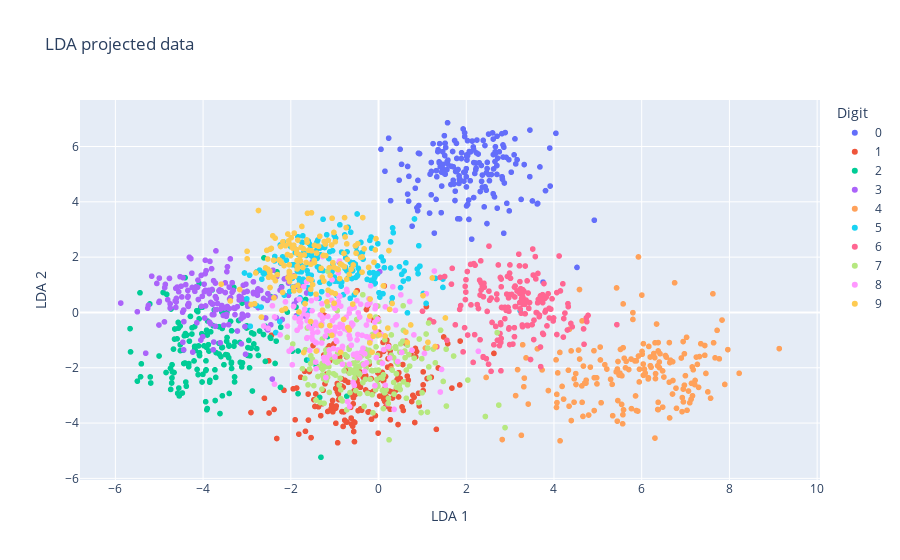

This figure's notebook cell:
### Code cell
from sklearn.discriminant_analysis import LinearDiscriminantAnalysis
lda = LinearDiscriminantAnalysis(n_components=2)
data_lda = lda.fit_transform(data, target)

df_lda = pd.DataFrame({'target': map(lambda x : str(x),target), 'x': data_lda[:, 0], 'y': data_lda[:, 1]})
fig = px.scatter(df_lda, x="x", y="y", color="target", title ="LDA projected data", labels={'x': 'LDA 1', 'y': 'LDA 2', 'target': 'Digit'})
fig.show()

### Figure 1 — Plotly figure (JSON) as saved in the notebook; plotly's stock layout.template omitted (floating-point values rounded to 4 significant figures; data arrays with more than 128 entries replaced by an {"elided": "..."} marker saying what was removed)
{"data": [{"hovertemplate": "Digit=0<br>LDA 1=%{x}<br>LDA 2=%{y}<extra></extra>", "legendgroup": "0", "marker": {"color": "#636efa", "symbol": "circle"}, "mode": "markers", "name": "0", "showlegend": true, "type": "scattergl", "x": {"elided": "178 float values"}, "xaxis": "x", "y": {"elided": "178 float values"}, "yaxis": "y"}, {"hovertemplate": "Digit=1<br>LDA 1=%{x}<br>LDA 2=%{y}<extra></extra>", "legendgroup": "1", "marker": {"color": "#EF553B", "symbol": "circle"}, "mode": "markers", "name": "1", "showlegend": true, "type": "scattergl", "x": {"elided": "182 float values"}, "xaxis": "x", "y": {"elided": "182 float values"}, "yaxis": "y"}, {"hovertemplate": "Digit=2<br>LDA 1=%{x}<br>LDA 2=%{y}<extra></extra>", "legendgroup": "2", "marker": {"color": "#00cc96", "symbol": "circle"}, "mode": "markers", "name": "2", "showlegend": true, "type": "scattergl", "x": {"elided": "177 float values"}, "xaxis": "x", "y": {"elided": "177 float values"}, "yaxis": "y"}, {"hovertemplate": "Digit=3<br>LDA 1=%{x}<br>LDA 2=%{y}<extra></extra>", "legendgroup": "3", "marker": {"color": "#ab63fa", "symbol": "circle"}, "mode": "markers", "name": "3", "showlegend": true, "type": "scattergl", "x": {"elided": "183 float values"}, "xaxis": "x", "y": {"elided": "183 float values"}, "yaxis": "y"}, {"hovertemplate": "Digit=4<br>LDA 1=%{x}<br>LDA 2=%{y}<extra></extra>", "legendgroup": "4", "marker": {"color": "#FFA15A", "symbol": "circle"}, "mode": "markers", "name": "4", "showlegend": true, "type": "scattergl", "x": {"elided": "181 float values"}, "xaxis": "x", "y": {"elided": "181 float values"}, "yaxis": "y"}, {"hovertemplate": "Digit=5<br>LDA 1=%{x}<br>LDA 2=%{y}<extra></extra>", "legendgroup": "5", "marker": {"color": "#19d3f3", "symbol": "circle"}, "mode": "markers", "name": "5", "showlegend": true, "type": "scattergl", "x": {"elided": "182 float values"}, "xaxis": "x", "y": {"elided": "182 float values"}, "yaxis": "y"}, {"hovertemplate": "Digit=6<br>LDA 1=%{x}<br>LDA 2=%{y}<extra></extra>", "legendgroup": "6", "marker": {"color": "#FF6692", "symbol": "circle"}, "mode": "markers", "name": "6", "showlegend": true, "type": "scattergl", "x": {"elided": "181 float values"}, "xaxis": "x", "y": {"elided": "181 float values"}, "yaxis": "y"}, {"hovertemplate": "Digit=7<br>LDA 1=%{x}<br>LDA 2=%{y}<extra></extra>", "legendgroup": "7", "marker": {"color": "#B6E880", "symbol": "circle"}, "mode": "markers", "name": "7", "showlegend": true, "type": "scattergl", "x": {"elided": "179 float values"}, "xaxis": "x", "y": {"elided": "179 float values"}, "yaxis": "y"}, {"hovertemplate": "Digit=8<br>LDA 1=%{x}<br>LDA 2=%{y}<extra></extra>", "legendgroup": "8", "marker": {"color": "#FF97FF", "symbol": "circle"}, "mode": "markers", "name": "8", "showlegend": true, "type": "scattergl", "x": {"elided": "174 float values"}, "xaxis": "x", "y": {"elided": "174 float values"}, "yaxis": "y"}, {"hovertemplate": "Digit=9<br>LDA 1=%{x}<br>LDA 2=%{y}<extra></extra>", "legendgroup": "9", "marker": {"color": "#FECB52", "symbol": "circle"}, "mode": "markers", "name": "9", "showlegend": true, "type": "scattergl", "x": {"elided": "180 float values"}, "xaxis": "x", "y": {"elided": "180 float values"}, "yaxis": "y"}], "layout": {"legend": {"title": {"text": "Digit"}, "tracegroupgap": 0}, "title": {"text": "LDA projected data"}, "xaxis": {"anchor": "y", "domain": [0, 1], "title": {"text": "LDA 1"}}, "yaxis": {"anchor": "x", "domain": [0, 1], "title": {"text": "LDA 2"}}}}
